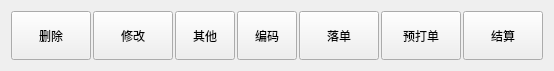
  <widget class="QFrame" name="frame_bottom">
   <property name="geometry">
    <rect>
     <x>300</x>
     <y>480</y>
     <width>481</width>
     <height>71</height>
    </rect>
   </property>
   <property name="styleSheet">
    <string notr="true"/>
   </property>
   <property name="frameShape">
    <enum>QFrame::NoFrame</enum>
   </property>
   <property name="frameShadow">
    <enum>QFrame::Raised</enum>
   </property>
   <layout class="QHBoxLayout" name="horizontalLayout_2" stretch="2,2,2,2,3,3,3">
    <property name="spacing">
     <number>2</number>
    </property>
    <item>
     <widget class="QPushButton" name="pushButton_del">
      <property name="sizePolicy">
       <sizepolicy hsizetype="Expanding" vsizetype="Expanding">
        <horstretch>0</horstretch>
        <verstretch>0</verstretch>
       </sizepolicy>
      </property>
      <property name="focusPolicy">
       <enum>Qt::NoFocus</enum>
      </property>
      <property name="text">
       <string>删除</string>
      </property>
      <property name="icon">
       <iconset resource="../res.qrc">
        <normaloff>:/image/btn_icon/10.png</normaloff>:/image/btn_icon/10.png</iconset>
      </property>
      <property name="outer_stylesheet" stdset="0">
       <string>pushbutton_bottom</string>
      </property>
     </widget>
    </item>
    <item>
     <widget class="QPushButton" name="pushButton_detail">
      <property name="sizePolicy">
       <sizepolicy hsizetype="Expanding" vsizetype="Expanding">
        <horstretch>0</horstretch>
        <verstretch>0</verstretch>
       </sizepolicy>
      </property>
      <property name="focusPolicy">
       <enum>Qt::NoFocus</enum>
      </property>
      <property name="text">
       <string>修改</string>
      </property>
      <property name="icon">
       <iconset resource="../res.qrc">
        <normaloff>:/image/btn_icon/11.png</normaloff>:/image/btn_icon/11.png</iconset>
      </property>
      <property name="outer_stylesheet" stdset="0">
       <string>pushbutton_bottom</string>
      </property>
     </widget>
    </item>
    <item>
     <widget class="lds_pushbutton_oblique" name="pushButton_other">
      <property name="sizePolicy">
       <sizepolicy hsizetype="Minimum" vsizetype="Expanding">
        <horstretch>0</horstretch>
        <verstretch>0</verstretch>
       </sizepolicy>
      </property>
      <property name="minimumSize">
       <size>
        <width>60</width>
        <height>0</height>
       </size>
      </property>
      <property name="focusPolicy">
       <enum>Qt::NoFocus</enum>
      </property>
      <property name="styleSheet">
       <string notr="true"/>
      </property>
      <property name="text">
       <string>其他</string>
      </property>
      <property name="icon">
       <iconset resource="../res.qrc">
        <normaloff>:/image/btn_icon/11.png</normaloff>:/image/btn_icon/11.png</iconset>
      </property>
      <property name="outer_stylesheet" stdset="0">
       <string>pushbutton_bottom</string>
      </property>
     </widget>
    </item>
    <item>
     <widget class="lds_pushbutton_oblique" name="pushButton_bianma">
      <property name="sizePolicy">
       <sizepolicy hsizetype="Minimum" vsizetype="Expanding">
        <horstretch>0</horstretch>
        <verstretch>0</verstretch>
       </sizepolicy>
      </property>
      <property name="minimumSize">
       <size>
        <width>60</width>
        <height>0</height>
       </size>
      </property>
      <property name="focusPolicy">
       <enum>Qt::NoFocus</enum>
      </property>
      <property name="text">
       <string>编码</string>
      </property>
      <property name="icon">
       <iconset resource="../res.qrc">
        <normaloff>:/image/btn_icon/2.png</normaloff>:/image/btn_icon/2.png</iconset>
      </property>
      <property name="outer_stylesheet" stdset="0">
       <string>pushbutton_bottom</string>
      </property>
     </widget>
    </item>
    <item>
     <widget class="public_pushbutton_pay" name="pushButton_print">
      <property name="sizePolicy">
       <sizepolicy hsizetype="Minimum" vsizetype="Expanding">
        <horstretch>0</horstretch>
        <verstretch>0</verstretch>
       </sizepolicy>
      </property>
      <property name="focusPolicy">
       <enum>Qt::NoFocus</enum>
      </property>
      <property name="text">
       <string>落单</string>
      </property>
     </widget>
    </item>
    <item>
     <widget class="public_pushbutton_pay" name="pushButton_reprint">
      <property name="sizePolicy">
       <sizepolicy hsizetype="Minimum" vsizetype="Expanding">
        <horstretch>0</horstretch>
        <verstretch>0</verstretch>
       </sizepolicy>
      </property>
      <property name="focusPolicy">
       <enum>Qt::NoFocus</enum>
      </property>
      <property name="text">
       <string>预打单</string>
      </property>
     </widget>
    </item>
    <item>
     <widget class="public_pushbutton_pay" name="pushButton_pay">
      <property name="sizePolicy">
       <sizepolicy hsizetype="Minimum" vsizetype="Expanding">
        <horstretch>0</horstretch>
        <verstretch>0</verstretch>
       </sizepolicy>
      </property>
      <property name="focusPolicy">
       <enum>Qt::NoFocus</enum>
      </property>
      <property name="text">
       <string>结算</string>
      </property>
     </widget>
    </item>
   </layout>
  </widget>
